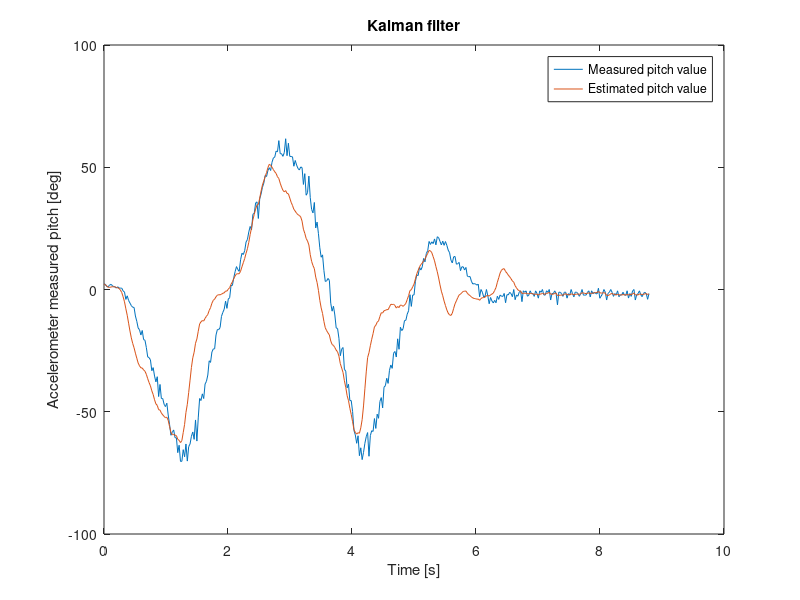

The MATLAB script that drew this image:
close all
clear all

%Wczytywanie danych z pliku
data = importdata('SPHERE_IMU_Measurements_ay_az_gx.txt');
%datatmp = importdata('data2.txt');
%data = datatmp.data;
gyro_data = data(:,1);
acc_data = data(:,2:3);
 
%Skalowanie danych
%gyro_data = gyro_data*250/32768;
%acc_data = acc_data*4/65535;
 
%Wektor czasu
dt = 0.1;
%t = dt:dt:size(data, 1)*dt;
t = linspace(0,8.79,size(data, 1));
 
%Model w przestrzeni stanu
A = [1 -dt; 0 1];
B = [dt; 0];
C = [1 0];
 
%Szum pomiarowy i procesowy
std_dev_v = 1;
std_dev_w = 2;
V = [std_dev_v*std_dev_v*dt 0; 0 std_dev_v*std_dev_v*dt];
W = std_dev_w*std_dev_w;
 
% Wartosci poczatkowe
x0 = [0; 0];
P0 = [1 0; 0 1];
xpri = x0;
Ppri = P0;
xpost = x0;
Ppost = P0;
 
% Wektory wynikow
Y = zeros(1, size(t,2));
Yf = Y;
 
for i = 1:size(data, 1);
    %Obliczenie aktualnego kata na podstawie danych z akcelerometru
    acc_angle = atan(acc_data(i,1)./acc_data(i,2))*180/pi;
    u = gyro_data(i,1);
    Y(i) = acc_angle;
    
    if i == 1
        % Pierwszy pomiar sluzy nam jako wartosc poczatkowa dla filtru
        xpost = [acc_angle; 0];
    else
        % aktualizacja czasu
        xpri = A*xpost + B*u;
        Ppri = A*Ppost*A' + V;
        
        % aktualizacja pomiarow
        eps = Y(i) - C*xpri;
        S = C*Ppri*C' + W;
        K = Ppri*C'*S^(-1);
        xpost = xpri + K*eps;
        Ppost = Ppri - K*S*K';
    end
    
    %Zapis estymaty do wektora wynikow
	Yf(i) = xpost(1);
end
 
plot(t, Y);
hold on
plot(t, Yf);
title('Kalman filter')
xlabel('Time [s]')
ylabel('Accelerometer measured pitch [deg]')
legend('Measured pitch value', 'Estimated pitch value')